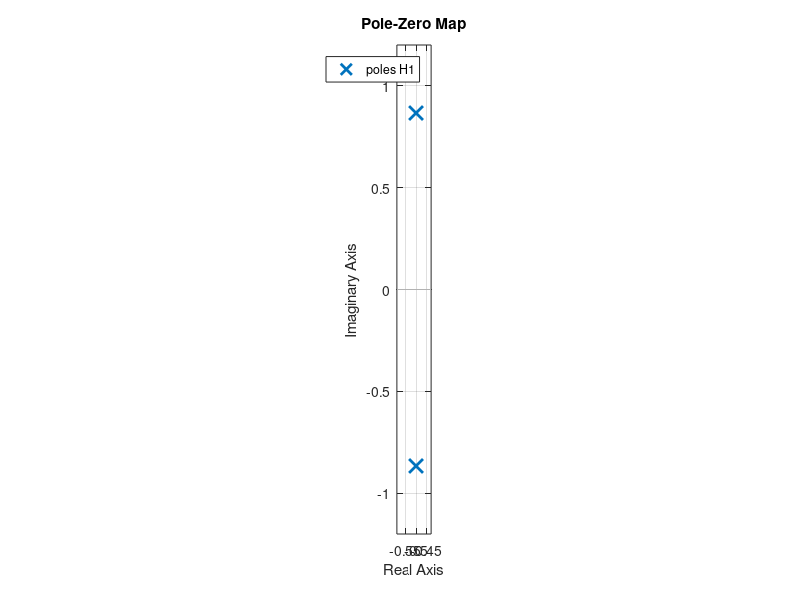
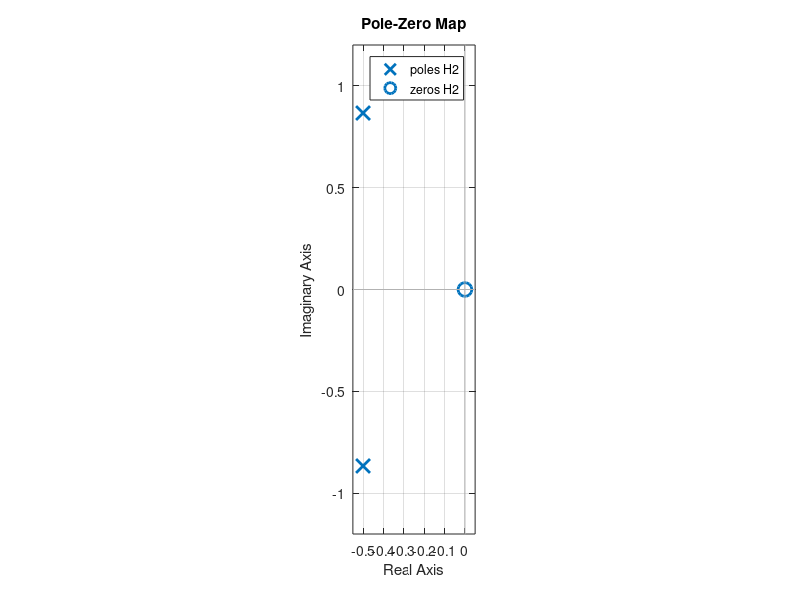
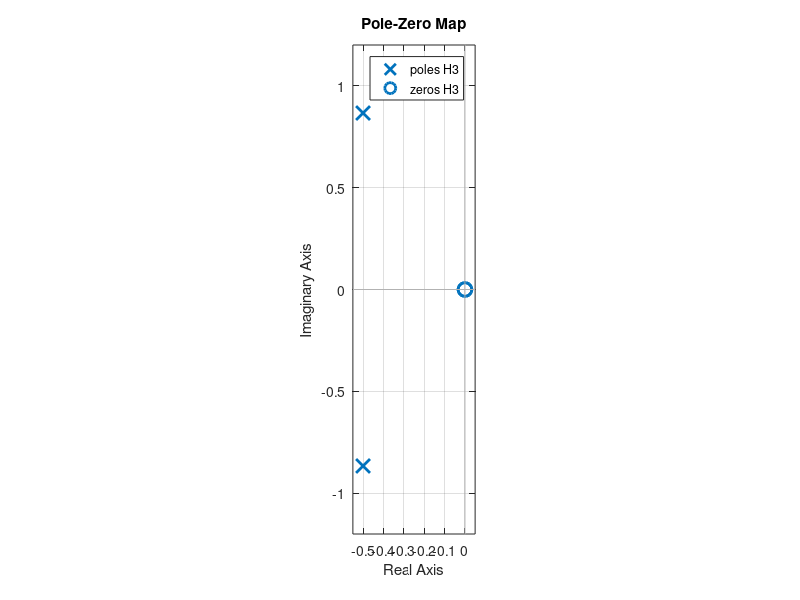

Recreate these plots in MATLAB, in order.




R = 1;
C = 1;
R2 = 1;
R3 = 1;
R4 = 1;
R5 = 1;
G = R5/R4;

H3 = tf([-1 0 0], [1 (R2*G)/(R3*R*C) (G^2)/(R^2*C^2)]);
H2 = tf([0 (-G)/(R*C) 0], [1 (R2*G)/(R3*R*C) (G^2)/(R^2*C^2)]);
H1 = tf([0 0 (-G^2)/(R^2*C^2)], [1 (R2*G)/(R3*R*C) (G^2)/(R^2*C^2)]);

figure
pzmap(H1)
grid on
axis equal

figure
pzmap(H2)
grid on
axis equal

figure
pzmap(H3)
grid on
axis equal
